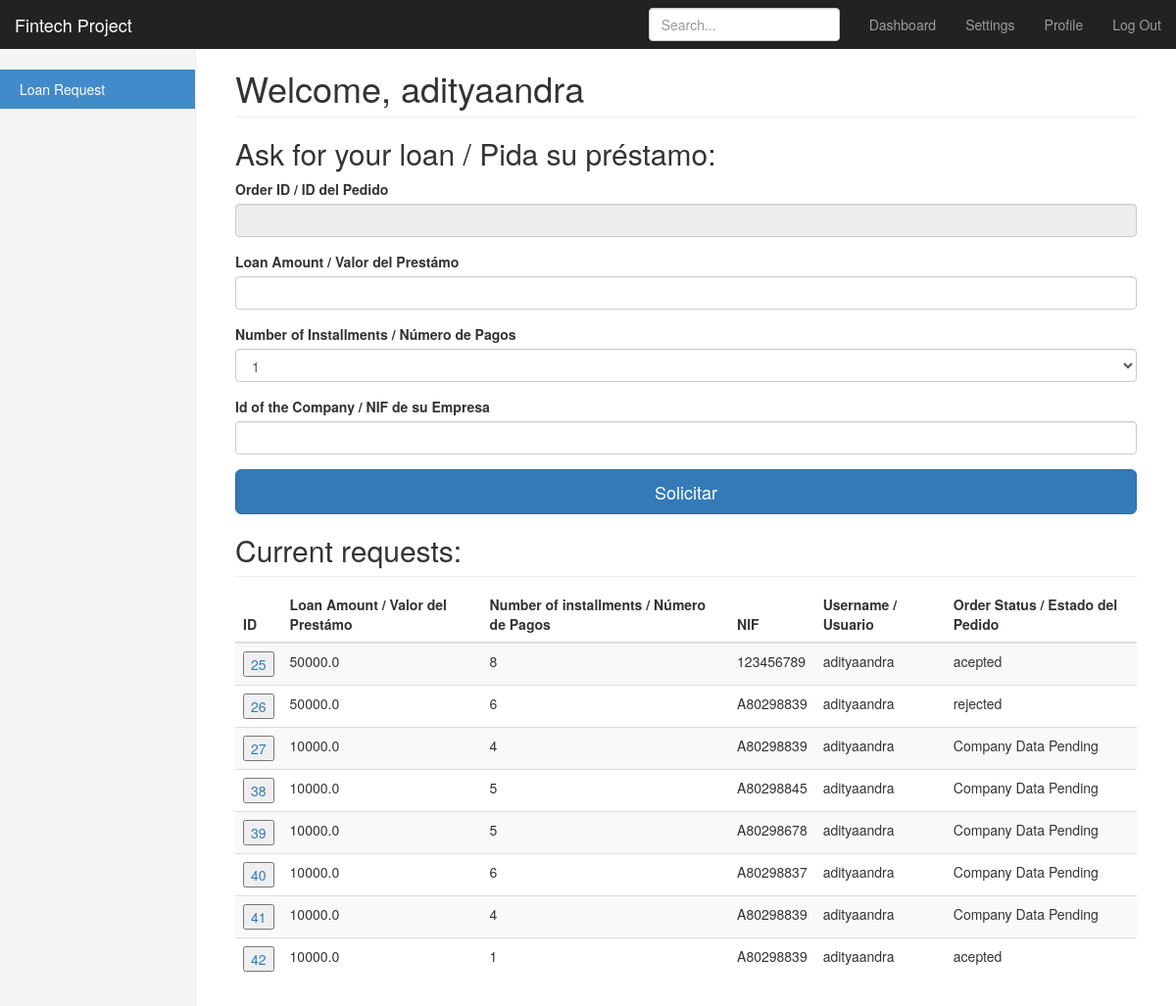
The app's page /loan (signed in), older data.
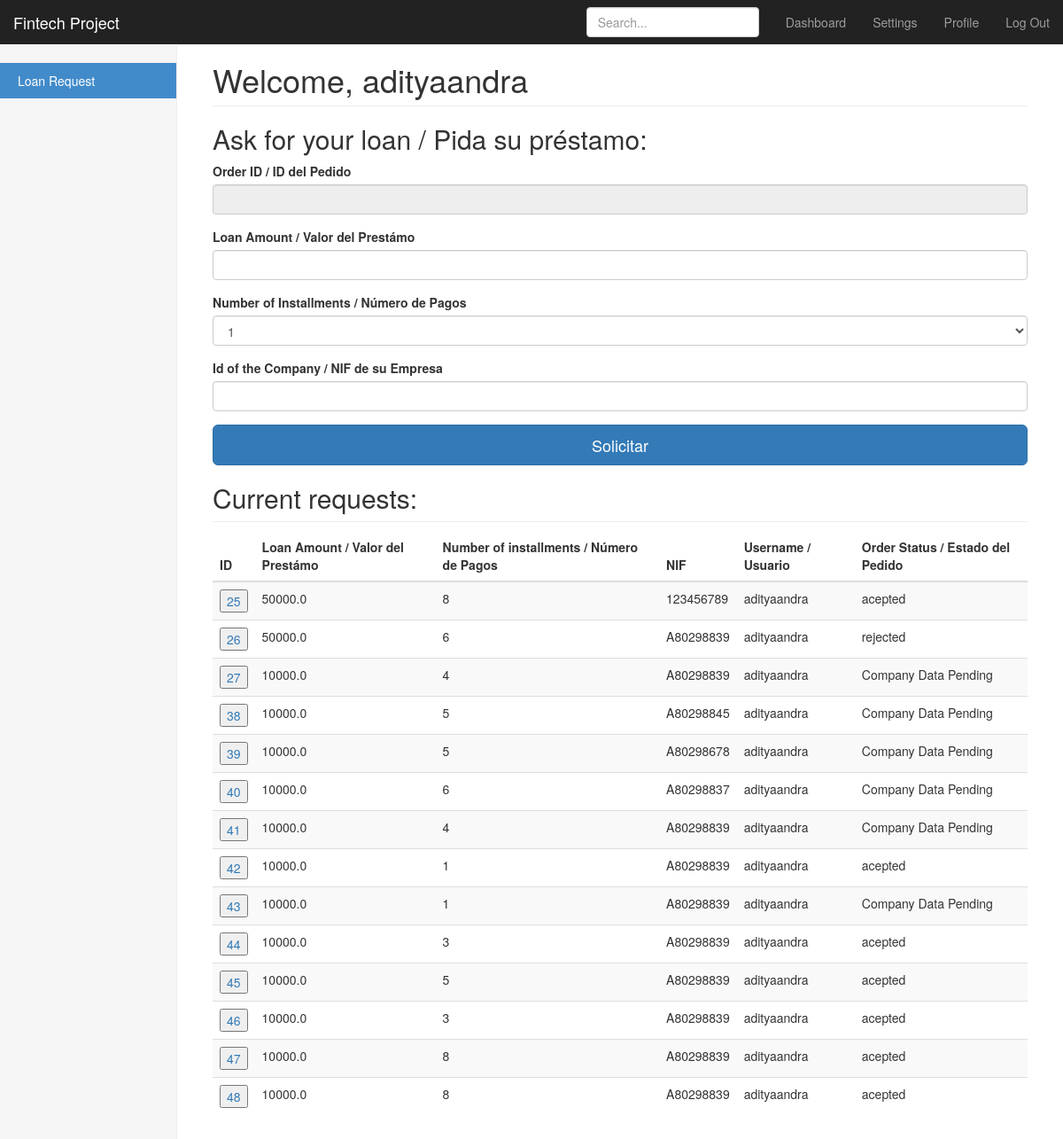
The same page, newer data.
### app.py (models this page shows)
class User(UserMixin, db.Model):
    id = db.Column(db.Integer, primary_key=True)
    username = db.Column(db.String(15), unique=True)
    email = db.Column(db.String(50), unique=True)
    password = db.Column(db.String(80))
    profile = db.Column(db.String(80), default='customer')

class Loan(UserMixin, db.Model):
    id = db.Column(db.Integer, primary_key=True)
    loan_amount = db.Column(db.Float())
    number_of_installments = db.Column(db.Integer())
    username = db.Column(db.String(15))
    nif = db.Column(db.String(9))
    status = db.Column(db.String(15))
    monthly_payment = db.Column(db.Float())

### app.py (the view, shortened to what this page needs)
@app.route('/loan', methods=['GET', 'POST'])
@login_required
def loan():
    form = LoanForm()
    message = ''
    order_history = Loan.query.filter_by(username=current_user.username)
    return render_template('loan.html', form=form, \
                           rows=order_history, \
                           message=message, \
                           name=current_user.username)

### app.py
class LoanForm(FlaskForm):
    rowid = StringField('Order ID / ID del Pedido')
    loan_amount = MyFloatField('Loan Amount / Valor del Prestámo ', validators=[InputRequired()])
    number_of_installments = SelectField('Number of Installments / Número de Pagos', choices=[('1', '1'), ('2', '2'), ('3', '3'), ('4', '4'),('5', '5'), ('6', '6'), ('7', '7'), ('8', '8')])
    nif = StringField('Id of the Company / NIF de su Empresa', validators=[InputRequired(), Length(min=9, max=9)],default='')

### app.py (called while the page is built)
@login_manager.user_loader
def load_user(user_id):
    return User.query.get(int(user_id))

### templates/loan.html (shortened to what this page needs)
{% extends "bootstrap/base.html" %}
{% import "bootstrap/wtf.html" as wtf %}
{% block styles %}
{{super()}}
<link rel="stylesheet" href="{{url_for('.static', filename='dashboard.css')}}">
{% endblock %}
{% block content %}
    <nav class="navbar navbar-inverse navbar-fixed-top">
      <div class="container-fluid">
        <div class="navbar-header">
          <a class="navbar-brand" href="#">Fintech Project</a>
        </div>
        <div id="navbar" class="navbar-collapse collapse">
          <ul class="nav navbar-nav navbar-right">
            <li><a href="#">Dashboard</a></li>
            <li><a href="#">Settings</a></li>
            <li><a href="#">Profile</a></li>
            <li><a href="{{ url_for('logout') }}">Log Out</a></li>
          </ul>
          <form class="navbar-form navbar-right">
            <input type="text" class="form-control" placeholder="Search...">
          </form>
        </div>
      </div>
    </nav>
    <div class="container-fluid">
      <div class="row">
        <div class="col-sm-3 col-md-2 sidebar">
          <ul class="nav nav-sidebar">
            <li class="active"><a href="/loan">Loan Request<span class="sr-only">(current)</span></a></li>
          </ul>
        </div>
        <div class="col-sm-9 col-sm-offset-3 col-md-10 col-md-offset-2 main">
          <h1 class="page-header">Welcome, {{ name }}</h1>
          {% if message =='' %}
              <form class="form-signin" method="POST" action="/loan">
                <h2 class="form-signin-heading">Ask for your loan / Pida su préstamo:</h2>
                {{ wtf.form_field(form.rowid,readonly="readonly") }}
                {{ wtf.form_field(form.loan_amount) }}
                {{ wtf.form_field(form.number_of_installments) }}
                {{ wtf.form_field(form.nif) }}
                <button class="btn btn-lg btn-primary btn-block" type="submit">Solicitar</button>
              </form>
           {% else %}
              <h2> {{ message }} </h2>
           {% endif %}
           <h2 class="sub-header">Current requests:</h2>
           <div class="table-responsive">
            <table id="myTable" class="table table-striped">
              <thead>
                <tr>
                  <th>ID</th>
                  <th>Loan Amount / Valor del Prestámo</th>
                  <th>Number of installments / Número de Pagos</th>
                  <th>NIF</th>
                  <th>Username / Usuario</th>
                  <th>Order Status / Estado del Pedido</th>
                </tr>
              </thead>
              <tbody>
                {% for row in rows %}
                <tr>
                    <td> <a><form action="/loan" method="POST">
                         <input type="submit" value={{ row.id }}>
                    </form> </a></td>
                    <td> {{ row.loan_amount }}</td>
                    <td> {{ row.number_of_installments }} </td>
                    <td> {{ row.nif }} </td>
                    <td> {{ row.username }} </td>
                    <td> {{ row.status }} </td>
                </tr>
                {% endfor %}
              </tbody>
            </table>
          </div>
        </div>
      </div>
    </div>
{% endblock %}

### static/dashboard.css (style rules this page uses)
body { padding-top: 50px; }
.sub-header { padding-bottom: 10px; border-bottom: 1px solid #eee; }
.navbar-fixed-top { border: 0; }
.sidebar { display: none; }
@media (min-width: 768px) { .sidebar { position: fixed; top: 51px; bottom: 0; left: 0; z-index: 1000; display: block; padding: 20px; overflow-x: hidden; overflow-y: auto; background-color: #f5f5f5; border-right: 1px solid #eee; } }
.nav-sidebar { margin-right: -21px; margin-bottom: 20px; margin-left: -20px; }
.nav-sidebar > li > a { padding-right: 20px; padding-left: 20px; }
.nav-sidebar > .active > a, .nav-sidebar > .active > a:hover, .nav-sidebar > .active > a:focus { color: #fff; background-color: #428bca; }
.main { padding: 20px; }
@media (min-width: 768px) { .main { padding-right: 40px; padding-left: 40px; } }
.main .page-header { margin-top: 0; }

Row changes from the older to the newer data that the page shows:
added Loan: id "43", loan_amount "10000.0", number_of_installments "1", nif "A80298839", username "adityaandra", status "Company Data Pending"
added Loan: id "44", loan_amount "10000.0", number_of_installments "3", nif "A80298839", username "adityaandra", status "acepted"
added Loan: id "45", loan_amount "10000.0", number_of_installments "5", nif "A80298839", username "adityaandra", status "acepted"
added Loan: id "46", loan_amount "10000.0", number_of_installments "3", nif "A80298839", username "adityaandra", status "acepted"
added Loan: id "47", loan_amount "10000.0", number_of_installments "8", nif "A80298839", username "adityaandra", status "acepted"
added Loan: id "48", loan_amount "10000.0", number_of_installments "8", nif "A80298839", username "adityaandra", status "acepted"
